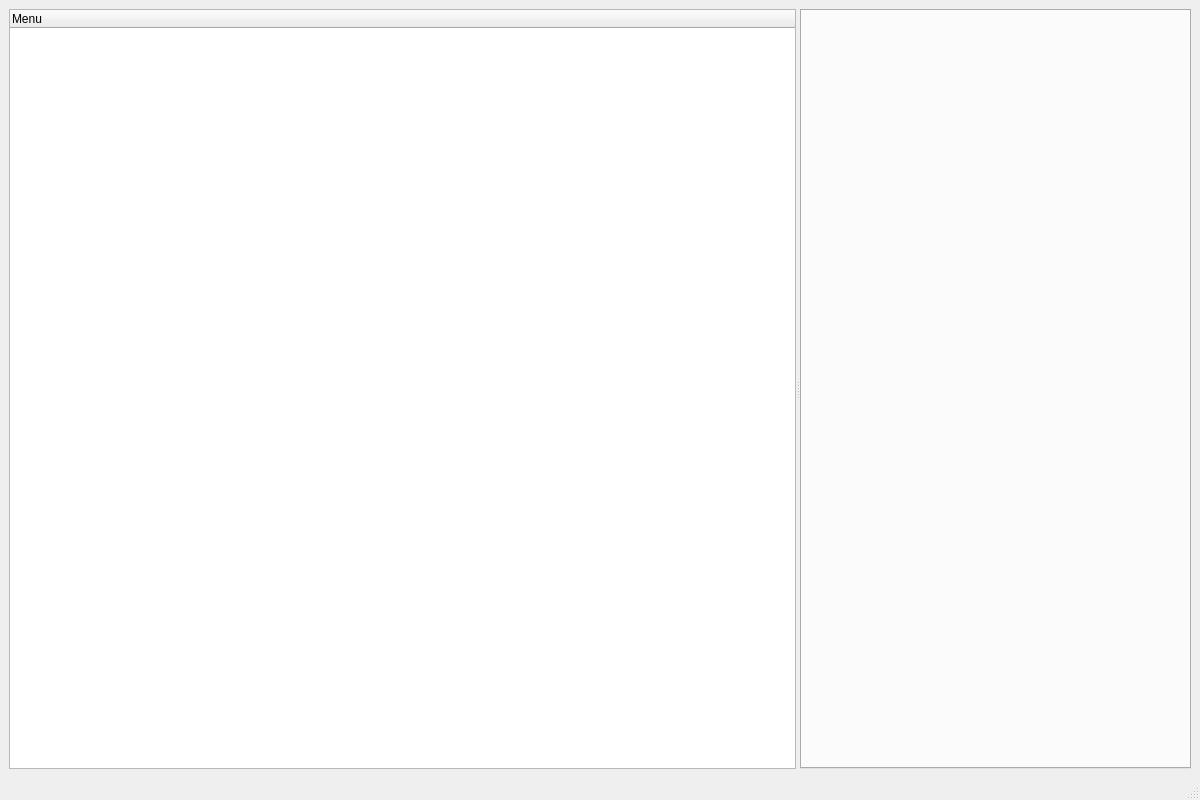
<?xml version="1.0" encoding="UTF-8"?>
<ui version="4.0">
 <class>MainWindow</class>
 <widget class="QMainWindow" name="MainWindow">
  <property name="geometry">
   <rect>
    <x>0</x>
    <y>0</y>
    <width>1200</width>
    <height>800</height>
   </rect>
  </property>
  <property name="windowTitle">
   <string>QS Management System</string>
  </property>
  <widget class="QWidget" name="centralwidget">
   <layout class="QVBoxLayout" name="verticalLayout">
    <item>
     <widget class="QSplitter" name="main_splitter">
      <property name="orientation">
       <enum>Qt::Horizontal</enum>
      </property>
      <widget class="QWidget" name="left_nav">
       <layout class="QVBoxLayout" name="left_nav_vbox">
        <item>
         <widget class="QTreeWidget" name="navTree">
          <property name="headerHidden">
           <bool>false</bool>
          </property>
          <column>
           <property name="text">
            <string>Menu</string>
           </property>
          </column>
         </widget>
        </item>
       </layout>
      </widget>
      <widget class="QWidget" name="right_content">
       <layout class="QVBoxLayout" name="right_vbox">
        <item>
         <widget class="QTabWidget" name="tabWidget">
          <property name="currentIndex">
           <number>-1</number>
          </property>
         </widget>
        </item>
       </layout>
      </widget>
     </widget>
    </item>
   </layout>
  </widget>
  <widget class="QMenuBar" name="menubar">
   <property name="geometry">
    <rect>
     <x>0</x>
     <y>0</y>
     <width>1200</width>
     <height>21</height>
    </rect>
   </property>
  </widget>
  <widget class="QStatusBar" name="statusbar"/>
 </widget>
 <resources/>
 <connections/>
</ui>
